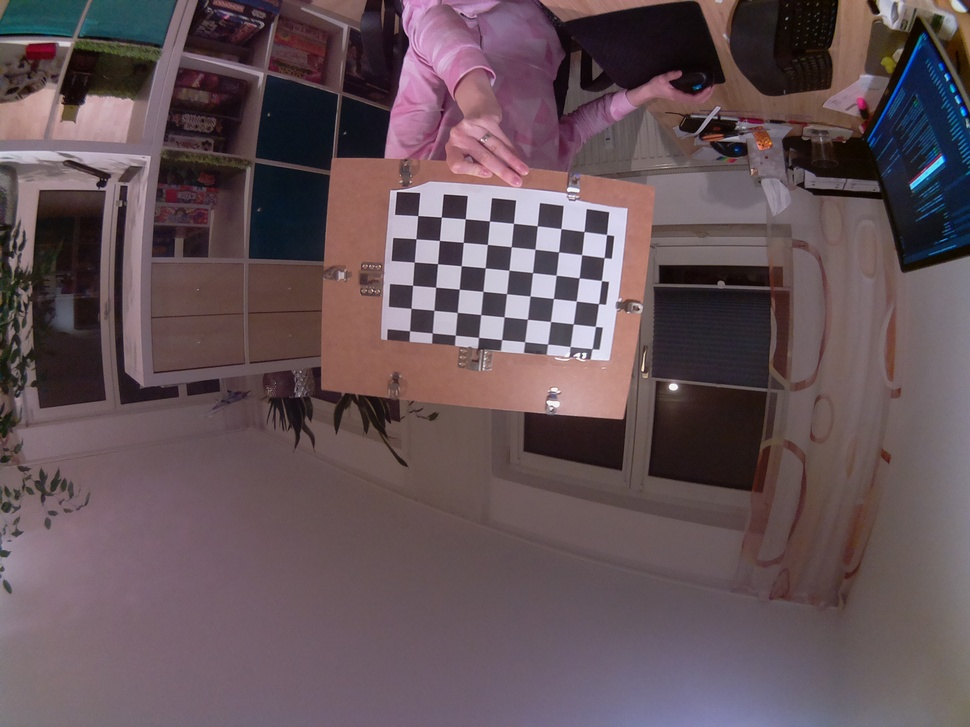
#> input picture data/fisheye_calibration/1.jpg, 970 x 727 px, shrunk from 2592 x 1944 before the run; its folder holds 4 pictures in this run
$ python camera_calibration.py
#> lines starting #> are read from the running program, lines starting #| are printed output that depends on the picture
import numpy as np
import cv2
import glob
import os

dir_path = os.path.dirname(os.path.realpath(__file__))
filenames = glob.glob(dir_path + '/../data/fisheye_calibration/*.jpg')
images = []
i = 0

# Checkboard dimensions
CHECKERBOARD = (6,9)
subpix_criteria = (cv2.TERM_CRITERIA_EPS + cv2.TERM_CRITERIA_MAX_ITER, 30, 0.1)
calibration_flags = cv2.fisheye.CALIB_RECOMPUTE_EXTRINSIC + cv2.fisheye.CALIB_CHECK_COND + cv2.fisheye.CALIB_FIX_SKEW
objp = np.zeros((1, CHECKERBOARD[0]*CHECKERBOARD[1], 3), np.float32)
objp[0,:,:2] = np.mgrid[0:CHECKERBOARD[0], 0:CHECKERBOARD[1]].T.reshape(-1, 2)

objpoints = [] # 3d point in real world space
imgpoints = [] # 2d points in image plane.
found_count = 0
### read images and for each image:
for fname in filenames:
    print("image: " + fname)
    img = cv2.imread(fname)
#> img is the input picture: shape (727, 970, 3); mean B, G, R 87.8, 82.2, 99.8
    img_shape = img.shape[:2]
#> img_shape = (727, 970)
    gray = cv2.cvtColor(img,cv2.COLOR_BGR2GRAY)
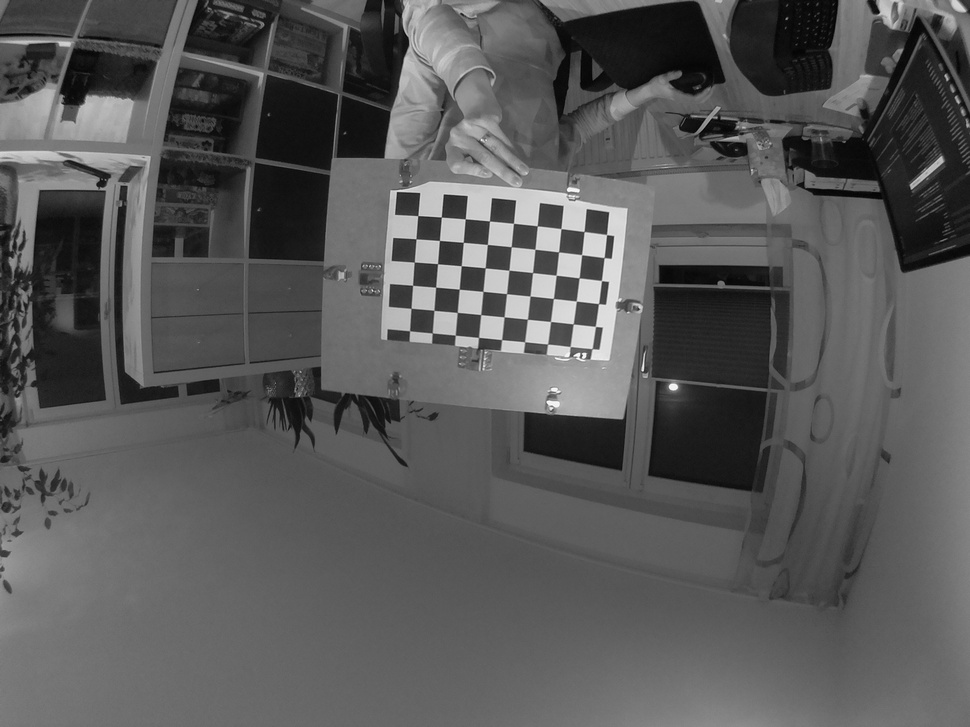
#> gray: shape (727, 970); min 1, max 253, mean 88.1
    # Find the chess board corners
    ret, corners = cv2.findChessboardCorners(gray, CHECKERBOARD, cv2.CALIB_CB_ADAPTIVE_THRESH+cv2.CALIB_CB_FAST_CHECK+cv2.CALIB_CB_NORMALIZE_IMAGE)
#> ret = True; corners = 54 rows, first 8: [409.5, 330.8], [411.3, 308.4], [412.6, 285.3], [414.4, 262.1], [416, 238.8], [417.6, 215.6], [432.4, 333.1], [434, 310.4]
    # If found, add object points, image points (after refining them)
    if ret == True:
        print("points found " + fname)
        found_count = found_count +1
        objpoints.append(objp)
        cv2.cornerSubPix(gray,corners,(3,3),(-1,-1),subpix_criteria)
        imgpoints.append(corners)
#> pass 2 of the loop `for fname in filenames:`:
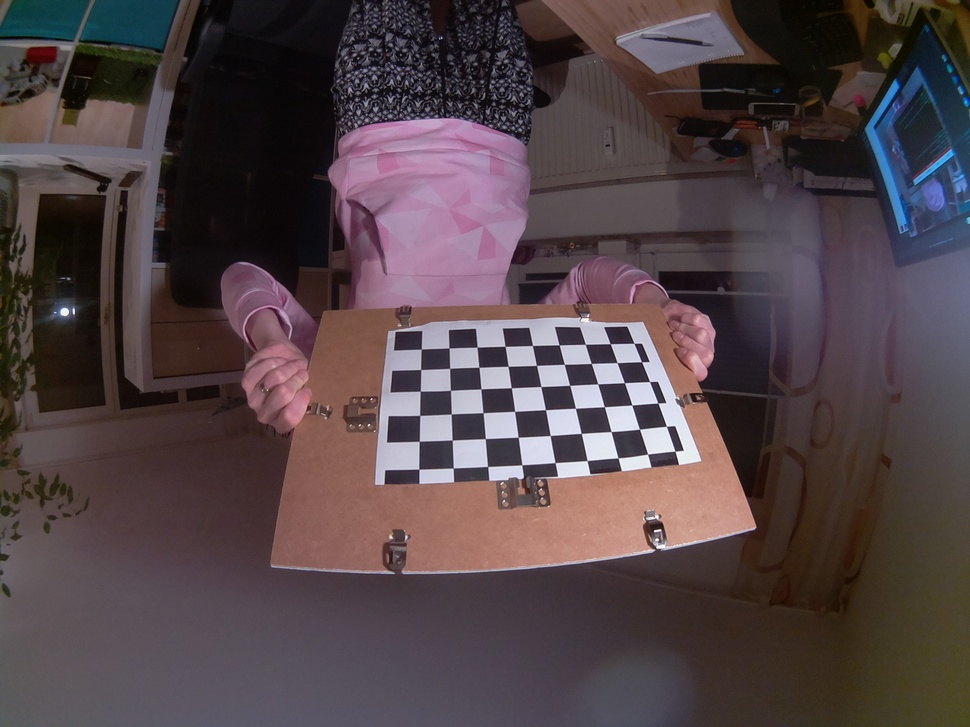
#> input picture data/fisheye_calibration/10.jpg, 970 x 727 px, shrunk from 2592 x 1944 before the run
#> img is the input picture: shape (727, 970, 3); mean B, G, R 71.3, 68, 81.8
#> `gray = cv2.cvtColor(img,cv2.COLOR_BGR2GRAY)`:
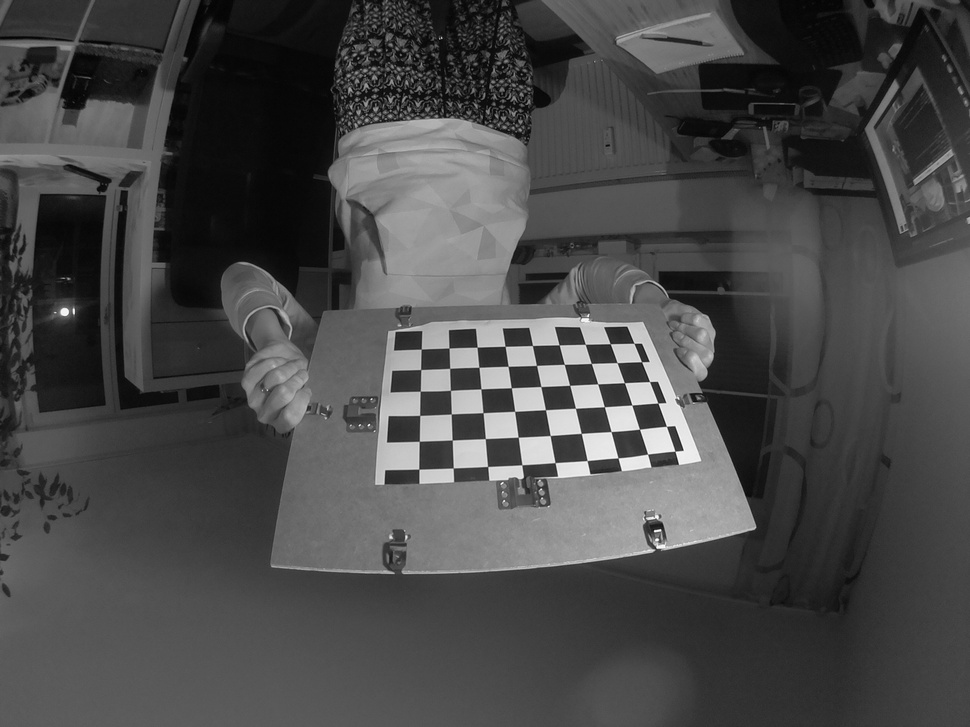
#> gray: shape (727, 970); min 1, max 254, mean 72.5
#> corners = 54 rows, first 8: [418.9, 469.1], [419.3, 441.3], [419.7, 415.4], [420.3, 391.2], [420.7, 369.5], [421.3, 349.1], [453.2, 467.9], [452.2, 440]
#> pass 3 of the loop `for fname in filenames:`:
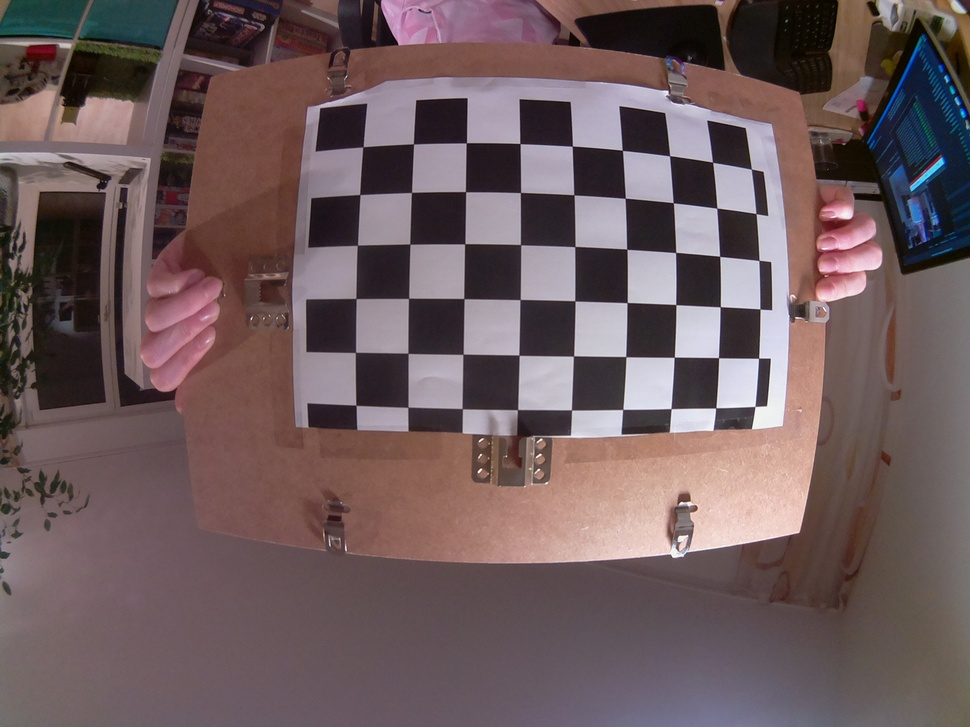
#> input picture data/fisheye_calibration/11.jpg, 970 x 727 px, shrunk from 2592 x 1944 before the run
#> img is the input picture: shape (727, 970, 3); mean B, G, R 93.1, 91.1, 109.5
#> `gray = cv2.cvtColor(img,cv2.COLOR_BGR2GRAY)`:
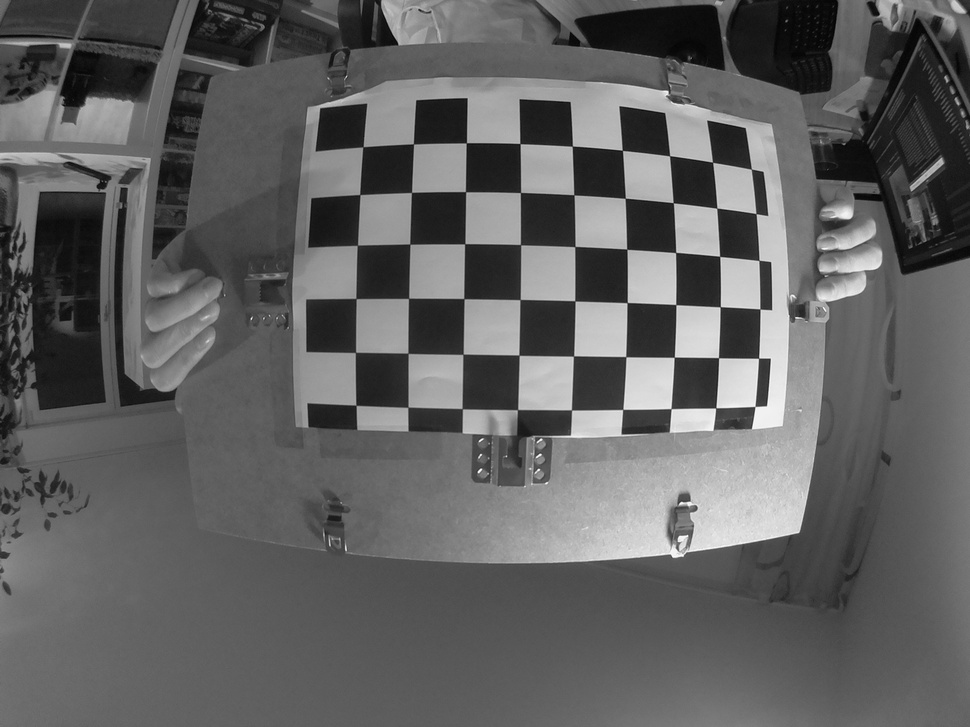
#> gray: shape (727, 970); min 1, max 254, mean 96.8
#> corners = 54 rows, first 8: [356.1, 405.4], [355.5, 352.4], [356.1, 298.5], [357.5, 245.3], [359.7, 194.6], [363.1, 146.6], [407.9, 407.4], [408, 353.4]
#> the loop made 4 passes; the first 3 are shown
###

# calculate K & D
N_imm = found_count
#> N_imm = 4
K = np.zeros((3, 3))
D = np.zeros((4, 1))

rvecs = [np.zeros((1, 1, 3), dtype=np.float64) for i in range(N_imm)]
tvecs = [np.zeros((1, 1, 3), dtype=np.float64) for i in range(N_imm)]
retval, K, D, rvecs, tvecs = cv2.fisheye.calibrate(
    objpoints,
    imgpoints,
    gray.shape[::-1],
    K,
    D,
    rvecs,
    tvecs,
    calibration_flags,
    (cv2.TERM_CRITERIA_EPS+cv2.TERM_CRITERIA_MAX_ITER, 30, 1e-6))

print(K)
print(D)

mat = np.matrix(K)
with open(dir_path + '/../data/fisheye_calibration/K.txt','wb') as f:
    for line in mat:
        np.savetxt(f, line, fmt='%.10f')

mat = np.matrix(D)
with open(dir_path + '/../data/fisheye_calibration/D.txt','wb') as f:
    for line in mat:
        np.savetxt(f, line, fmt='%.10f')

mat = np.matrix(img_shape)
with open(dir_path + '/../data/fisheye_calibration/DIM.txt','wb') as f:
    for line in mat:
        np.savetxt(f, line, fmt='%i')
